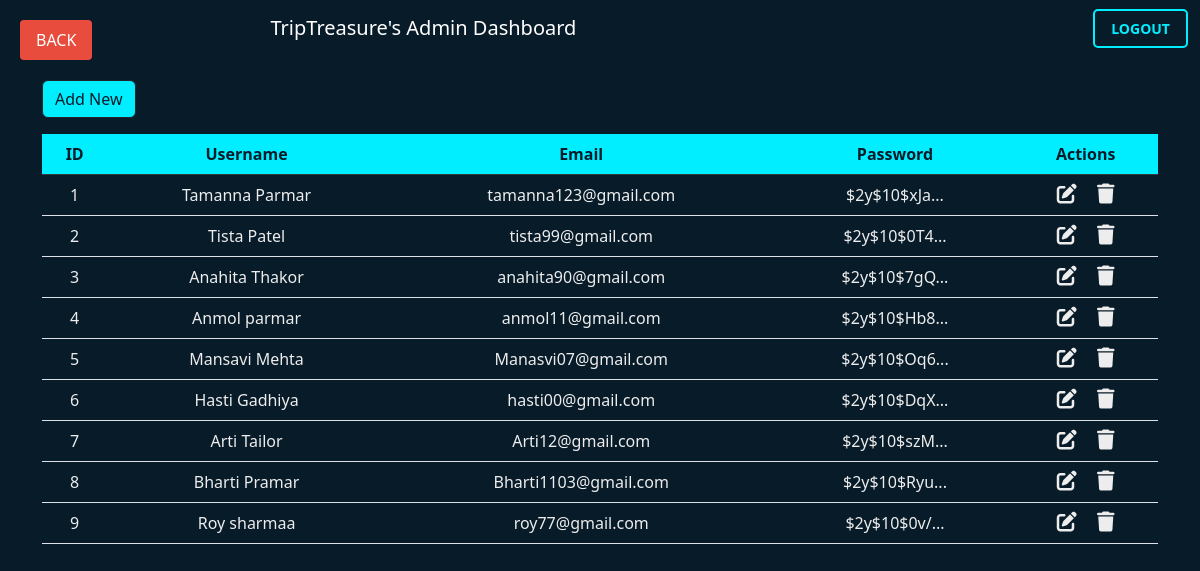
/crud/index.php (signed in), run on the app's committed database.
### tables this page shows
CREATE TABLE `user` (
  `id` int(11) NOT NULL,
  `username` varchar(50) NOT NULL,
  `email` varchar(100) NOT NULL,
  `password` varchar(255) NOT NULL,
  `created_at` timestamp NOT NULL DEFAULT current_timestamp()
);

### crud/index.php (the view, shortened to what this page needs)
<?php
include "db_conn.php";
?>
<!DOCTYPE html>
<html lang="en">
<head>
    <link href="https://cdn.jsdelivr.net/npm/bootstrap@5.2.3/dist/css/bootstrap.min.css" rel="stylesheet">
    <link rel="stylesheet" href="https://cdnjs.cloudflare.com/ajax/libs/font-awesome/6.4.0/css/all.min.css">
</head>
<body>
    <nav class="navbar navbar-expand-lg navbar-dark">
        <div class="container-fluid">
            <a href="../index.php" class="back-button">BACK</a>
            <a class="navbar-brand mx-auto" href="#">TripTreasure's Admin Dashboard</a>
            <div class="ms-auto">
                <?php if (isset($_SESSION['is_admin_logged_in']) && $_SESSION['is_admin_logged_in'] === true) : ?>
                    <a href="logout.php" class="nav-button">Logout</a>
                <?php endif; ?>
            </div>
        </div>
    </nav>
    <div class="container mt-4">
        <a href="add-new.php" class="btn btn-dark mb-3 btn-add-new">Add New</a>
        <table class="table table-hover text-center">
            <thead class="table-dark">
                <tr>
                    <th scope="col">ID</th>
                    <th scope="col">Username</th>
                    <th scope="col">Email</th>
                    <th scope="col">Password</th>
                    <th scope="col">Actions</th>
                </tr>
            </thead>
            <tbody>
                <?php
                $sql = "SELECT * FROM `user`";
                $result = mysqli_query($conn, $sql);
                while ($row = mysqli_fetch_assoc($result)) {
                ?>
                    <tr>
                        <td><?php echo $row["id"] ?></td>
                        <td><?php echo $row["username"] ?></td>
                        <td><?php echo $row["email"] ?></td>
                        <td><?php echo substr($row["password"], 0, 10) . '...'; ?></td>
                        <td>
                            <a href="edit.php?id=<?php echo $row["id"] ?>" class="action-icon"><i class="fa-solid fa-pen-to-square fs-5 me-3"></i></a>
                            <a href="delete.php?id=<?php echo $row["id"] ?>" class="action-icon"><i class="fa-solid fa-trash fs-5"></i></a>
                        </td>
                    </tr>
                <?php
                }
                ?>
            </tbody>
        </table>
    </div>
</body>
</html>

### crud/index.php (style rules this page uses)
body { color: #ededed; background: #081b29; }
.navbar { background-color: #081b29; color: white; }
.nav-button { background: transparent; border: 2px solid #0ef; color: #0ef; padding: 8px 16px; border-radius: 5px; font-size: 14px; font-weight: bold; transition: all 0.3s ease-in-out; text-transform: uppercase; text-decoration: none; }
.table-hover thead th { background-color: #0ef; color: #081b29; }
.table-hover tbody tr td { color: #ededed; }
.btn-add-new { background-color: #0ef; color: #081b29; }
.action-icon { color: #ededed; text-decoration: none; }
.back-button { position: absolute; top: 20px; left: 20px; padding: 8px 16px; background-color: #e74c3c; color: white; border: none; border-radius: 4px; font-size: 16px; text-decoration: none; display: inline-block; transition: background-color 0.3s, transform 0.3s; }

### data on the page
user: id "1", username "Tamanna Parmar", email "tamanna123@gmail.com", password "$2y$10$xJa"
user: id "2", username "Tista Patel", email "tista99@gmail.com", password "$2y$10$0T4"
user: id "3", username "Anahita Thakor", email "anahita90@gmail.com", password "$2y$10$7gQ"
user: id "4", username "Anmol parmar", email "anmol11@gmail.com", password "$2y$10$Hb8"
user: id "5", username "Mansavi Mehta", email "Manasvi07@gmail.com", password "$2y$10$Oq6"
user: id "6", username "Hasti Gadhiya", email "hasti00@gmail.com", password "$2y$10$DqX"
user: id "7", username "Arti Tailor", email "Arti12@gmail.com", password "$2y$10$szM"
user: id "8", username "Bharti Pramar", email "Bharti1103@gmail.com", password "$2y$10$Ryu"
user: id "9", username "Roy sharmaa", email "roy77@gmail.com", password "$2y$10$0v/"
